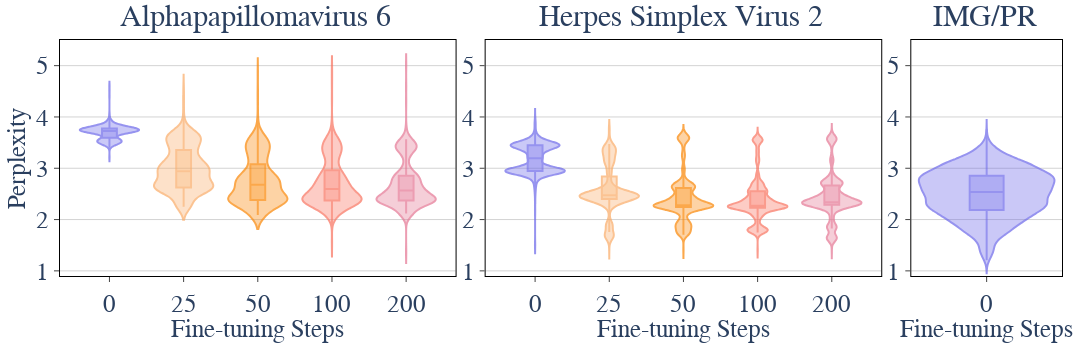

Notebook cell for this chart:
### Markdown cell above
# Plot Perplexity Distribution (New) For both inter-species generalization

### Code cell
import pandas as pd
import plotly.express as px
import plotly.graph_objects as go
from plotly.subplots import make_subplots
import numpy as np
from pathlib import Path

# Define base directories
alphapapillomavirus_dir = Path("/workspaces/BioRiskEval/attack/analysis/ppl_results/ncbi_downloads_alphapapillomavirus_6")
simplexvirus_dir = Path("/workspaces/BioRiskEval/attack/analysis/ppl_results/ncbi_downloads_simplexvirus_human_alpha2")
imgpr_dir = Path("/workspaces/BioRiskEval/attack/analysis/ppl_results/imgpr")

# Define consistent colors for traces
# trace_colors = {
#     '0': '#3498db',  # blue
#     '25': '#e74c3c',  # red
#     '50': '#2ecc71',  # green
#     '100': '#f39c12',  # orange
#     '200': '#9b59b6', # purple
# }

trace_colors = {
    "0": "#6a66e9",
    "25": "#faab66",
    "50": "#fa8400",
    "100": "#f9715d",
    "200": "#e47492"
}

# Function to load and process CSV files
def load_perplexity_data(csv_files_dict, base_dir):
    perplexity_results = []
    stats_summary = []
    
    for trace_name, csv_file in csv_files_dict.items():
        file_path = base_dir / csv_file
        if not file_path.exists():
            print(f"Warning: File not found - {file_path}")
            continue
            
        df = pd.read_csv(file_path)
        perplexity_values = df['perplexity'].values
        
        # Add all perplexity values with their trace name
        for ppl in perplexity_values:
            perplexity_results.append({
                'trace': trace_name,
                'perplexity': ppl
            })
        
        # Calculate statistics
        stats = {
            'Model': trace_name,
            'Count': len(perplexity_values),
            'Mean': np.mean(perplexity_values),
            'Median': np.median(perplexity_values),
            'Std': np.std(perplexity_values),
            'Min': np.min(perplexity_values),
            'Max': np.max(perplexity_values),
            'Q1': np.percentile(perplexity_values, 25),
            'Q3': np.percentile(perplexity_values, 75)
        }
        stats_summary.append(stats)
        
        print(f"Loaded {trace_name}: {len(df)} samples")
        print(f"  - Mean: {stats['Mean']:.4f}, Median: {stats['Median']:.4f}")
        print(f"  - Range: [{stats['Min']:.4f}, {stats['Max']:.4f}]")
        print()
    
    return pd.DataFrame(perplexity_results), stats_summary

# Load data for alphapapillomavirus
print("Loading Alphapapillomavirus data...")
alphapapillomavirus_files = {
    "0": "evo2_7b_1m/ppl_results_merged_nemo2_evo2_7b_1m.csv",
    "25": "evo2_7b_1m_25_alphapapillomavirus_exclude6/ppl_results_merged_epoch=0-step=24-consumed_samples=200.csv",
    "50": "evo2_7b_1m_50_alphapapillomavirus_exclude6/ppl_results_merged_epoch=0-step=49-consumed_samples=400.csv",
    "100": "evo2_7b_1m_100_alphapapillomavirus_exclude6/ppl_results_merged_epoch=0-step=99-consumed_samples=800.csv",
    "200": "evo2_7b_1m_200_alphapapillomavirus_exclude6/ppl_results_merged_epoch=0-step=199-consumed_samples=1600.csv",
    "500": "evo2_7b_1m_500_alphapapillomavirus_exclude6/ppl_results_merged_epoch=0-step=499-consumed_samples=4000.csv",
    # "1000": "evo2_7b_1m_1000_alphapapillomavirus_exclude6/ppl_results_merged_epoch=0-step=999-consumed_samples=8000.csv",
}
df_alphapapillomavirus, stats_alpha = load_perplexity_data(alphapapillomavirus_files, alphapapillomavirus_dir)

# Load data for simplexvirus (only has 0, 100, 200)
print("\nLoading Simplexvirus data...")
simplexvirus_files = {
    "0": "evo2_7b_1m/ppl_results_merged_nemo2_evo2_7b_1m.csv",
    "25": "evo2_7b_1m_25_simplexvirus_exclude_human_alpha2/ppl_results_merged_epoch=0-step=24-consumed_samples=200.csv",
    "50": "evo2_7b_1m_50_simplexvirus_exclude_human_alpha2/ppl_results_merged_epoch=0-step=49-consumed_samples=400.csv",
    "100": "evo2_7b_1m_100_simplexvirus_exclude_human_alpha2/ppl_results_merged_epoch=0-step=99-consumed_samples=800.csv",
    "200": "evo2_7b_1m_200_simplexvirus_exclude_human_alpha2/ppl_results_merged_epoch=0-step=199-consumed_samples=1600.csv",
}
df_simplexvirus, stats_simplex = load_perplexity_data(simplexvirus_files, simplexvirus_dir)

# Load data for IMGPR 0
print("\nLoading IMGPR baseline data...")
imgpr_files = {
    "0": "evo2_7b_1m/ppl_results_imgpr_len_200000_sampled_5000_nemo2_evo2_7b_1m.csv"
}
df_imgpr, stats_imgpr = load_perplexity_data(imgpr_files, imgpr_dir)

# Create subplots with column widths (without titles - we'll add them as annotations at the bottom)
fig = make_subplots(
    rows=1, cols=3,
    column_widths=[0.42, 0.42, 0.16],
    horizontal_spacing=0.03
)

# Function to create violin plots using px.violin
def create_violin_plots(df, col, trace_order, showlegend=False):
    # Filter data to include only the traces we want
    filtered_df = df[df['trace'].isin(trace_order)].copy()
    
    # Create categorical ordering
    filtered_df['trace'] = pd.Categorical(filtered_df['trace'], categories=trace_order, ordered=True)
    
    # Create violin plot using px
    violin_fig = px.violin(
        filtered_df,
        x='trace',
        y='perplexity',
        box=True,
        points=False,  # Don't show individual points
        color='trace',
        color_discrete_map=trace_colors,
        category_orders={'trace': trace_order}
    )
    
    # Update traces
    violin_fig.update_traces(
        showlegend=showlegend,
        opacity=0.7,
        width=0.8,
        scalemode='width'
    )
    
    # Add traces to main figure
    for trace in violin_fig.data:
        fig.add_trace(trace, row=1, col=col)

# Add traces for each subplot
print("\nCreating violin plots...")

# Subplot 1: Alphapapillomavirus
trace_order_alpha = ["0","25", "50", "100", "200"]
create_violin_plots(df_alphapapillomavirus, 1, trace_order_alpha, showlegend=False)

# Subplot 2: Simplexvirus
trace_order_simplex = ["0", "25", "50", "100", "200"]
create_violin_plots(df_simplexvirus, 2, trace_order_simplex, showlegend=False)

# Subplot 3: IMGPR
create_violin_plots(df_imgpr, 3, ["0"], showlegend=False)

# Update layout
fig.update_layout(
    template="plotly_white",
    width=1600,
    height=350,  # Increased height to accommodate bottom titles
    font=dict(size=12),
    showlegend=False,  # Hide legend since we're showing labels on x-axis
    plot_bgcolor='white',
    margin=dict(t=40, b=15, l=60, r=30)  # Increased bottom margin for titles
)

# Add subplot titles as annotations at the bottom
# Title for subplot 1 (Alphapapillomavirus)
fig.add_annotation(
    text="Alphapapillomavirus 6",
    xref="paper", yref="paper",
    x=0.195,  # Center of first subplot
    y=1.17,  # Below the plot
    showarrow=False,
    font=dict(family="Times New Roman, serif", size=30),
    xanchor="center"
)

# Title for subplot 2 (Simplexvirus)
fig.add_annotation(
    text="Herpes Simplex Virus 2",
    xref="paper", yref="paper",
    x=0.62,  # Center of second subplot
    y=1.17,  # Below the plot
    showarrow=False,
    font=dict(family="Times New Roman, serif", size=30),
    xanchor="center"
)

# Title for subplot 3 (IMGPR)
fig.add_annotation(
    text="IMG/PR",
    xref="paper", yref="paper",
    x=0.923,  # Center of third subplot
    y=1.17,  # Below the plot
    showarrow=False,
    font=dict(family="Times New Roman, serif", size=30),
    xanchor="center"
)

# Update axes for all subplots
y_min = 0.9
y_max = 5.5

for i in range(1, 4):
    # Update x-axes
    fig.update_xaxes(
        title_text="Fine-tuning Steps",
        showticklabels=True,  # Show tick labels with step numbers
        showline=True,
        linecolor='black',
        mirror=True,
        ticks='outside',
        tickangle=0,  # Keep labels horizontal
        tickfont=dict(size=25, family="Arial"),  # Set font size for x-axis labels
        title_font=dict(size=25, family="Arial"),  # Set font size for x-axis title
        row=1,
        col=i,
        title_standoff=3
    )
    
    # Update y-axes
    fig.update_yaxes(
        range=[y_min, y_max],
        gridcolor='lightgrey',
        zerolinecolor='lightgrey',
        mirror=True,
        ticks='outside',
        showline=True,
        linecolor='black',
        title_text="Perplexity" if i == 1 else "",
        row=1,
        col=i,
        tickfont=dict(size=25, family="Arial"),
        title_font=dict(size=25, family="Arial"),
        title_standoff=3
    )

# Show the plot
fig.show()

# Save outputs
out_file_svg = "ppl_violin_interspecies.svg"   
out_file_pdf = "ppl_violin_interspecies.pdf"

fig.write_image(out_file_svg)

# convert svg to pdf
import subprocess
subprocess.run(["inkscape", out_file_svg, "--export-pdf=" + out_file_pdf])

print(f"\nPlots saved as:")
print(f"  - {out_file_pdf}")

# Display statistics summary
print("\n" + "="*80)
print("Statistical Summary - Alphapapillomavirus:")
print("="*80)
stats_df_alpha = pd.DataFrame(stats_alpha)
print(stats_df_alpha.to_string(index=False, float_format=lambda x: f'{x:.4f}'))

print("\n" + "="*80)
print("Statistical Summary - Simplexvirus:")
print("="*80)
stats_df_simplex = pd.DataFrame(stats_simplex)
print(stats_df_simplex.to_string(index=False, float_format=lambda x: f'{x:.4f}'))

print("\n" + "="*80)
print("Statistical Summary - IMGPR:")
print("="*80)
stats_df_imgpr = pd.DataFrame(stats_imgpr)
# print(stats_df_imgpr.to_string(index=False, float_format=lambda x: f'{x:.4f})

### Figure 1 — Plotly figure (JSON) as saved in the notebook; plotly's stock layout.template omitted (floating-point values rounded to 4 significant figures; data arrays with more than 128 entries replaced by an {"elided": "..."} marker saying what was removed)
{"data": [{"alignmentgroup": "True", "box": {"visible": true}, "hovertemplate": "trace=%{x}<br>perplexity=%{y}<extra></extra>", "legendgroup": "0", "marker": {"color": "#6a66e9"}, "name": "0", "offsetgroup": "0", "opacity": 0.7, "orientation": "v", "points": false, "scalegroup": "True", "scalemode": "width", "showlegend": false, "type": "violin", "width": 0.8, "x": {"elided": "569 str values"}, "x0": " ", "xaxis": "x", "y": {"elided": "569 float values"}, "y0": " ", "yaxis": "y"}, {"alignmentgroup": "True", "box": {"visible": true}, "hovertemplate": "trace=%{x}<br>perplexity=%{y}<extra></extra>", "legendgroup": "25", "marker": {"color": "#faab66"}, "name": "25", "offsetgroup": "25", "opacity": 0.7, "orientation": "v", "points": false, "scalegroup": "True", "scalemode": "width", "showlegend": false, "type": "violin", "width": 0.8, "x": {"elided": "569 str values"}, "x0": " ", "xaxis": "x", "y": {"elided": "569 float values"}, "y0": " ", "yaxis": "y"}, {"alignmentgroup": "True", "box": {"visible": true}, "hovertemplate": "trace=%{x}<br>perplexity=%{y}<extra></extra>", "legendgroup": "50", "marker": {"color": "#fa8400"}, "name": "50", "offsetgroup": "50", "opacity": 0.7, "orientation": "v", "points": false, "scalegroup": "True", "scalemode": "width", "showlegend": false, "type": "violin", "width": 0.8, "x": {"elided": "569 str values"}, "x0": " ", "xaxis": "x", "y": {"elided": "569 float values"}, "y0": " ", "yaxis": "y"}, {"alignmentgroup": "True", "box": {"visible": true}, "hovertemplate": "trace=%{x}<br>perplexity=%{y}<extra></extra>", "legendgroup": "100", "marker": {"color": "#f9715d"}, "name": "100", "offsetgroup": "100", "opacity": 0.7, "orientation": "v", "points": false, "scalegroup": "True", "scalemode": "width", "showlegend": false, "type": "violin", "width": 0.8, "x": {"elided": "569 str values"}, "x0": " ", "xaxis": "x", "y": {"elided": "569 float values"}, "y0": " ", "yaxis": "y"}, {"alignmentgroup": "True", "box": {"visible": true}, "hovertemplate": "trace=%{x}<br>perplexity=%{y}<extra></extra>", "legendgroup": "200", "marker": {"color": "#e47492"}, "name": "200", "offsetgroup": "200", "opacity": 0.7, "orientation": "v", "points": false, "scalegroup": "True", "scalemode": "width", "showlegend": false, "type": "violin", "width": 0.8, "x": {"elided": "569 str values"}, "x0": " ", "xaxis": "x", "y": {"elided": "569 float values"}, "y0": " ", "yaxis": "y"}, {"alignmentgroup": "True", "box": {"visible": true}, "hovertemplate": "trace=%{x}<br>perplexity=%{y}<extra></extra>", "legendgroup": "0", "marker": {"color": "#6a66e9"}, "name": "0", "offsetgroup": "0", "opacity": 0.7, "orientation": "v", "points": false, "scalegroup": "True", "scalemode": "width", "showlegend": false, "type": "violin", "width": 0.8, "x": {"elided": "1287 str values"}, "x0": " ", "xaxis": "x2", "y": {"elided": "1287 float values"}, "y0": " ", "yaxis": "y2"}, {"alignmentgroup": "True", "box": {"visible": true}, "hovertemplate": "trace=%{x}<br>perplexity=%{y}<extra></extra>", "legendgroup": "25", "marker": {"color": "#faab66"}, "name": "25", "offsetgroup": "25", "opacity": 0.7, "orientation": "v", "points": false, "scalegroup": "True", "scalemode": "width", "showlegend": false, "type": "violin", "width": 0.8, "x": {"elided": "1287 str values"}, "x0": " ", "xaxis": "x2", "y": {"elided": "1287 float values"}, "y0": " ", "yaxis": "y2"}, {"alignmentgroup": "True", "box": {"visible": true}, "hovertemplate": "trace=%{x}<br>perplexity=%{y}<extra></extra>", "legendgroup": "50", "marker": {"color": "#fa8400"}, "name": "50", "offsetgroup": "50", "opacity": 0.7, "orientation": "v", "points": false, "scalegroup": "True", "scalemode": "width", "showlegend": false, "type": "violin", "width": 0.8, "x": {"elided": "1287 str values"}, "x0": " ", "xaxis": "x2", "y": {"elided": "1287 float values"}, "y0": " ", "yaxis": "y2"}, {"alignmentgroup": "True", "box": {"visible": true}, "hovertemplate": "trace=%{x}<br>perplexity=%{y}<extra></extra>", "legendgroup": "100", "marker": {"color": "#f9715d"}, "name": "100", "offsetgroup": "100", "opacity": 0.7, "orientation": "v", "points": false, "scalegroup": "True", "scalemode": "width", "showlegend": false, "type": "violin", "width": 0.8, "x": {"elided": "1287 str values"}, "x0": " ", "xaxis": "x2", "y": {"elided": "1287 float values"}, "y0": " ", "yaxis": "y2"}, {"alignmentgroup": "True", "box": {"visible": true}, "hovertemplate": "trace=%{x}<br>perplexity=%{y}<extra></extra>", "legendgroup": "200", "marker": {"color": "#e47492"}, "name": "200", "offsetgroup": "200", "opacity": 0.7, "orientation": "v", "points": false, "scalegroup": "True", "scalemode": "width", "showlegend": false, "type": "violin", "width": 0.8, "x": {"elided": "1287 str values"}, "x0": " ", "xaxis": "x2", "y": {"elided": "1287 float values"}, "y0": " ", "yaxis": "y2"}, {"alignmentgroup": "True", "box": {"visible": true}, "hovertemplate": "trace=%{x}<br>perplexity=%{y}<extra></extra>", "legendgroup": "0", "marker": {"color": "#6a66e9"}, "name": "0", "offsetgroup": "0", "opacity": 0.7, "orientation": "v", "points": false, "scalegroup": "True", "scalemode": "width", "showlegend": false, "type": "violin", "width": 0.8, "x": {"elided": "5000 str values"}, "x0": " ", "xaxis": "x3", "y": {"elided": "5000 float values"}, "y0": " ", "yaxis": "y3"}], "layout": {"annotations": [{"font": {"family": "Times New Roman, serif", "size": 30}, "showarrow": false, "text": "Alphapapillomavirus 6", "x": 0.195, "xanchor": "center", "xref": "paper", "y": 1.17, "yref": "paper"}, {"font": {"family": "Times New Roman, serif", "size": 30}, "showarrow": false, "text": "Herpes Simplex Virus 2", "x": 0.62, "xanchor": "center", "xref": "paper", "y": 1.17, "yref": "paper"}, {"font": {"family": "Times New Roman, serif", "size": 30}, "showarrow": false, "text": "IMG/PR", "x": 0.923, "xanchor": "center", "xref": "paper", "y": 1.17, "yref": "paper"}], "font": {"size": 12}, "height": 350, "margin": {"b": 15, "l": 60, "r": 30, "t": 40}, "plot_bgcolor": "white", "showlegend": false, "width": 1600, "xaxis": {"anchor": "y", "domain": [0, 0.3948], "linecolor": "black", "mirror": true, "showline": true, "showticklabels": true, "tickangle": 0, "tickfont": {"family": "Arial", "size": 25}, "ticks": "outside", "title": {"font": {"family": "Arial", "size": 25}, "standoff": 3, "text": "Fine-tuning Steps"}}, "xaxis2": {"anchor": "y2", "domain": [0.4248, 0.8196], "linecolor": "black", "mirror": true, "showline": true, "showticklabels": true, "tickangle": 0, "tickfont": {"family": "Arial", "size": 25}, "ticks": "outside", "title": {"font": {"family": "Arial", "size": 25}, "standoff": 3, "text": "Fine-tuning Steps"}}, "xaxis3": {"anchor": "y3", "domain": [0.8496, 1.0], "linecolor": "black", "mirror": true, "showline": true, "showticklabels": true, "tickangle": 0, "tickfont": {"family": "Arial", "size": 25}, "ticks": "outside", "title": {"font": {"family": "Arial", "size": 25}, "standoff": 3, "text": "Fine-tuning Steps"}}, "yaxis": {"anchor": "x", "domain": [0, 1], "gridcolor": "lightgrey", "linecolor": "black", "mirror": true, "range": [0.9, 5.5], "showline": true, "tickfont": {"family": "Arial", "size": 25}, "ticks": "outside", "title": {"font": {"family": "Arial", "size": 25}, "standoff": 3, "text": "Perplexity"}, "zerolinecolor": "lightgrey"}, "yaxis2": {"anchor": "x2", "domain": [0, 1], "gridcolor": "lightgrey", "linecolor": "black", "mirror": true, "range": [0.9, 5.5], "showline": true, "tickfont": {"family": "Arial", "size": 25}, "ticks": "outside", "title": {"font": {"family": "Arial", "size": 25}, "standoff": 3, "text": ""}, "zerolinecolor": "lightgrey"}, "yaxis3": {"anchor": "x3", "domain": [0, 1], "gridcolor": "lightgrey", "linecolor": "black", "mirror": true, "range": [0.9, 5.5], "showline": true, "tickfont": {"family": "Arial", "size": 25}, "ticks": "outside", "title": {"font": {"family": "Arial", "size": 25}, "standoff": 3, "text": ""}, "zerolinecolor": "lightgrey"}}}
